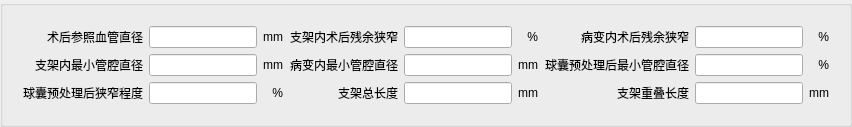
    <widget class="QGroupBox" name="m_grpSHQCA">
     <property name="styleSheet">
      <string notr="true"/>
     </property>
     <layout class="QVBoxLayout" name="verticalLayout_7">
      <item>
       <widget class="QWidget" name="widget_jrh_qca" native="true">
        <layout class="QGridLayout" name="gridLayout_9">
         <item row="1" column="6">
          <widget class="QLabel" name="label_119">
           <property name="text">
            <string>mm</string>
           </property>
           <property name="alignment">
            <set>Qt::AlignRight|Qt::AlignTrailing|Qt::AlignVCenter</set>
           </property>
          </widget>
         </item>
         <item row="1" column="0">
          <widget class="QLabel" name="label_109">
           <property name="text">
            <string>支架内最小管腔直径</string>
           </property>
           <property name="alignment">
            <set>Qt::AlignRight|Qt::AlignTrailing|Qt::AlignVCenter</set>
           </property>
          </widget>
         </item>
         <item row="1" column="2">
          <widget class="QLabel" name="label_120">
           <property name="text">
            <string>mm</string>
           </property>
           <property name="alignment">
            <set>Qt::AlignRight|Qt::AlignTrailing|Qt::AlignVCenter</set>
           </property>
          </widget>
         </item>
         <item row="1" column="10">
          <widget class="QLabel" name="label_121">
           <property name="text">
            <string>%</string>
           </property>
           <property name="alignment">
            <set>Qt::AlignRight|Qt::AlignTrailing|Qt::AlignVCenter</set>
           </property>
          </widget>
         </item>
         <item row="0" column="5">
          <widget class="QLineEdit" name="m_lineShZJCYXZ"/>
         </item>
         <item row="2" column="7">
          <widget class="QLabel" name="label_112">
           <property name="text">
            <string>支架重叠长度</string>
           </property>
           <property name="alignment">
            <set>Qt::AlignRight|Qt::AlignTrailing|Qt::AlignVCenter</set>
           </property>
          </widget>
         </item>
         <item row="0" column="0">
          <widget class="QLabel" name="label_105">
           <property name="text">
            <string>术后参照血管直径</string>
           </property>
           <property name="alignment">
            <set>Qt::AlignRight|Qt::AlignTrailing|Qt::AlignVCenter</set>
           </property>
          </widget>
         </item>
         <item row="2" column="6">
          <widget class="QLabel" name="label_104">
           <property name="text">
            <string>mm</string>
           </property>
           <property name="alignment">
            <set>Qt::AlignRight|Qt::AlignTrailing|Qt::AlignVCenter</set>
           </property>
          </widget>
         </item>
         <item row="1" column="1">
          <widget class="QLineEdit" name="m_lineShZJZXGQ"/>
         </item>
         <item row="0" column="10">
          <widget class="QLabel" name="label_107">
           <property name="text">
            <string>%</string>
           </property>
           <property name="alignment">
            <set>Qt::AlignRight|Qt::AlignTrailing|Qt::AlignVCenter</set>
           </property>
          </widget>
         </item>
         <item row="2" column="10">
          <widget class="QLabel" name="label_115">
           <property name="text">
            <string>mm</string>
           </property>
           <property name="alignment">
            <set>Qt::AlignRight|Qt::AlignTrailing|Qt::AlignVCenter</set>
           </property>
          </widget>
         </item>
         <item row="1" column="5">
          <widget class="QLineEdit" name="m_lineShBBZXGQZJ"/>
         </item>
         <item row="2" column="2">
          <widget class="QLabel" name="label_106">
           <property name="text">
            <string>%</string>
           </property>
           <property name="alignment">
            <set>Qt::AlignRight|Qt::AlignTrailing|Qt::AlignVCenter</set>
           </property>
          </widget>
         </item>
         <item row="2" column="0">
          <widget class="QLabel" name="label_116">
           <property name="text">
            <string>球囊预处理后狭窄程度</string>
           </property>
           <property name="alignment">
            <set>Qt::AlignRight|Qt::AlignTrailing|Qt::AlignVCenter</set>
           </property>
          </widget>
         </item>
         <item row="2" column="5">
          <widget class="QLineEdit" name="m_lineShZJZCD"/>
         </item>
         <item row="0" column="4">
          <widget class="QLabel" name="label_113">
           <property name="text">
            <string>支架内术后残余狭窄</string>
           </property>
           <property name="alignment">
            <set>Qt::AlignRight|Qt::AlignTrailing|Qt::AlignVCenter</set>
           </property>
          </widget>
         </item>
         <item row="0" column="7">
          <widget class="QLabel" name="label_111">
           <property name="text">
            <string>病变内术后残余狭窄</string>
           </property>
           <property name="alignment">
            <set>Qt::AlignRight|Qt::AlignTrailing|Qt::AlignVCenter</set>
           </property>
          </widget>
         </item>
         <item row="1" column="7">
          <widget class="QLabel" name="label_117">
           <property name="text">
            <string>球囊预处理后最小管腔直径</string>
           </property>
           <property name="alignment">
            <set>Qt::AlignRight|Qt::AlignTrailing|Qt::AlignVCenter</set>
           </property>
          </widget>
         </item>
         <item row="2" column="4">
          <widget class="QLabel" name="label_114">
           <property name="text">
            <string>支架总长度</string>
           </property>
           <property name="alignment">
            <set>Qt::AlignRight|Qt::AlignTrailing|Qt::AlignVCenter</set>
           </property>
          </widget>
         </item>
         <item row="0" column="6">
          <widget class="QLabel" name="label_108">
           <property name="text">
            <string>%</string>
           </property>
           <property name="alignment">
            <set>Qt::AlignRight|Qt::AlignTrailing|Qt::AlignVCenter</set>
           </property>
          </widget>
         </item>
         <item row="0" column="2">
          <widget class="QLabel" name="label_103">
           <property name="text">
            <string>mm</string>
           </property>
           <property name="alignment">
            <set>Qt::AlignRight|Qt::AlignTrailing|Qt::AlignVCenter</set>
           </property>
          </widget>
         </item>
         <item row="1" column="9">
          <widget class="QLineEdit" name="m_lineShQNZXGQZJ"/>
         </item>
         <item row="1" column="4">
          <widget class="QLabel" name="label_118">
           <property name="text">
            <string>病变内最小管腔直径</string>
           </property>
           <property name="alignment">
            <set>Qt::AlignRight|Qt::AlignTrailing|Qt::AlignVCenter</set>
           </property>
          </widget>
         </item>
         <item row="2" column="1">
          <widget class="QLineEdit" name="m_lineShQNCLXZCD"/>
         </item>
         <item row="0" column="9">
          <widget class="QLineEdit" name="m_lineShBBCYXZ"/>
         </item>
         <item row="0" column="1">
          <widget class="QLineEdit" name="m_lineShCZXGZJ"/>
         </item>
         <item row="2" column="9">
          <widget class="QLineEdit" name="m_lineShZJCDCD"/>
         </item>
        </layout>
       </widget>
      </item>
     </layout>
    </widget>
